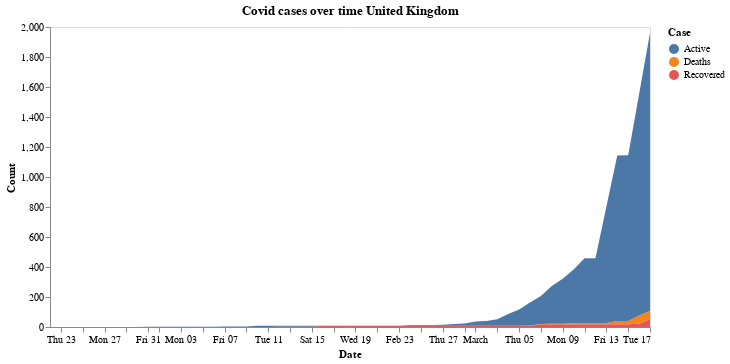

Notebook source saved alongside this figure:
### Markdown cell above
### Cases in the United Kingdom

### Code cell
cases_over_time('United Kingdom')

### Figure 1 — Vega-Lite specification as saved in the notebook (floating-point values rounded to 4 significant figures; data arrays with more than 128 entries replaced by an {"elided": "..."} marker saying what was removed)
{"config": {"view": {"continuousWidth": 400, "continuousHeight": 300}, "axis": {"grid": false}}, "data": {"name": "data-583a0877d418a18d1bdd1d6d87663fde"}, "mark": "area", "encoding": {"color": {"type": "nominal", "field": "Case"}, "x": {"type": "temporal", "field": "Date"}, "y": {"type": "quantitative", "field": "Count"}}, "title": "Covid cases over time United Kingdom", "width": 600, "$schema": "https://vega.github.io/schema/vega-lite/v4.0.2.json", "datasets": {"data-583a0877d418a18d1bdd1d6d87663fde": {"elided": "168 records"}}}
